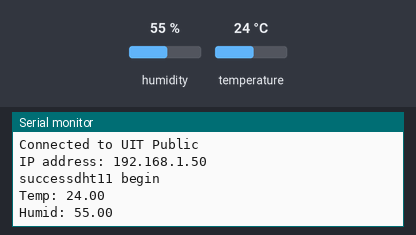
A sketch run on a simulated ESP8266 (NodeMCU). On the bench: the last lines printed to the serial monitor. Inputs (shaded band) come from the test bench; at power-on: humidity 55 %, temperature 24 °C. WiFi joins after 1.5 s; servers stay silent unless stated.

Above: at 3.7 s.
3.8 s: humidity set to 22 %
At 7.1 s:
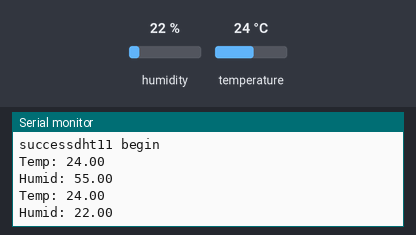
7.9 s: temperature set to 12 °C
At 10.5 s:
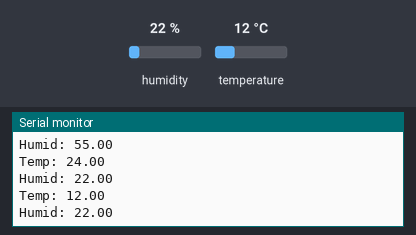
12.0 s: humidity set to 40 %
At 13.9 s:
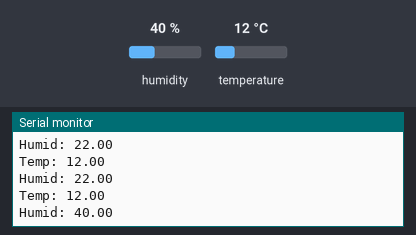
Timing chart, 0 to 15.4 s (numbered marks = the images above; inputs shaded):
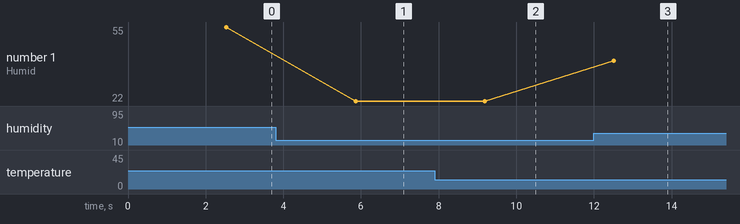

Measured:
- after the input at 3.8 s, the serial monitor: prints a new line after 2.1 s (image 1)
- after the input at 7.9 s, the serial monitor: prints a new line after 1.3 s (image 2)
- after the input at 12.0 s, the serial monitor: prints a new line after 0.51 s (image 3)
- plotted number 1: 55 → 22 after the input at 3.8 s, 22 → 40 after the input at 12.0 s

The sketch:

firebase_dht11.ino
```cpp
#include <FirebaseArduino.h>
#include<ESP8266WiFi.h>
#include"DHT.h"
#define FIREBASE_HOST "dht11-b2648.firebaseio.com" //firebase host
#define FIREBASE_AUTH "U4rZOb8v5JyKSTvEd5h0NMZaDfzaQSm8yrH4G3D1" //firebase database secret
#define WIFI_SSID "UIT Public"
#define WIFI_PASSWORD ""
#define DHTPIN D1
#define DHTTYPE 11
DHT dht(DHTPIN, DHTTYPE);
float t,h;
void setup() {
 Serial.begin(9600);
 delay(1000);

 WiFi.begin(WIFI_SSID,WIFI_PASSWORD);
 Serial.print("Connecting to ");
 Serial.println(WIFI_SSID);
 while(WiFi.status()!=WL_CONNECTED){
    Serial.print(".");
    delay(500);

 }
 Serial.println();
 Serial.print("Connected to ");
 Serial.println(WIFI_SSID);
 Serial.print("IP address: ");
 Serial.println(WiFi.localIP()); //print local IP
 Firebase.begin(FIREBASE_HOST, FIREBASE_AUTH); //connect to firebase
 Serial.print("success");
 dht.begin(); // dht11 starts to reading
 Serial.println ("dht11 begin");
}

void loop() {
  // put your main code here, to run repeatedly:
 t=dht.readTemperature();
 h=dht.readHumidity();
 if(isnan(h)||isnan(t)){
  Serial.println("Failed to read data from DHT11");
  return;
 } //check if read failed
 Serial.print("Temp: "); Serial.println(t);
 String temp=String(t); //convert float to string
 Serial.print("Humid: "); Serial.println(h);
 String humid=String(h);
   delay(3000);
 Firebase.pushString("Temperature",temp); //send temp to firebase
 Firebase.pushString("Humidity",humid); //send humid to firebase
}
```
